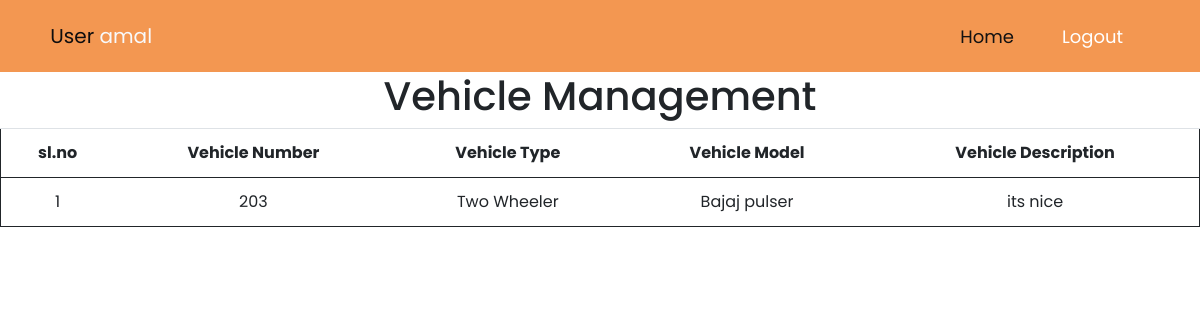
The app's page /userhome/ (signed in), older data.
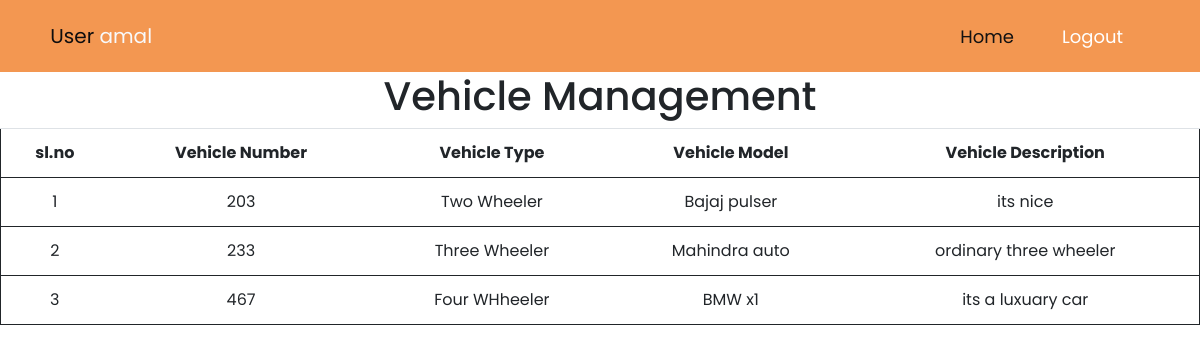
The same page, newer data.
### app/models.py (models this page shows, shortened)
class Vehicle_registeration(models.Model):
    vehicle_number=models.CharField(max_length=100,null=True)
    vehicle_type=models.CharField(max_length=100,null=True)
    vehicle_model=models.CharField(max_length=100,null=True)
    vehicle_description=models.CharField(max_length=100,null=True)
    user=models.ForeignKey(User,on_delete=models.CASCADE)

### app/views.py (the view)
# urls.py: path('userhome/',views.userhome,name='userhome'),
def userhome(request):
    if 'pid' in request.session:
        pk=request.session['pid']
        username=user_registration.objects.get(id=pk)
        std=Vehicle_registeration.objects.all()
        return render(request,'user_home.html',{'std':std,'user':username})
    return redirect('user_logout')

### app/templates/user_home.html
{% extends 'user_base.html' %}
{% block body %}
<table  class="table text-center  " style="border: 1px solid;">
  <h1 class="text-center ">Vehicle Management</h1>
  <tr>
      <th>sl.no</th>
      <th>Vehicle Number</th>
      <th>Vehicle Type</th>
      <th>Vehicle Model</th>
      <th>Vehicle Description</th>
  </tr>
  {% for p in std %}
 <tr>
      <td>{{forloop.counter}}</td>
      <td>{{p.vehicle_number}}</td>
      <td>{{p.vehicle_type}}</td>
      <td>{{p.vehicle_model}}</td>
      <td>{{p.vehicle_description}}</td>
  </tr>
  {% endfor %}
</table>
{% endblock %}

Row changes from the older to the newer data that the page shows:
added Vehicle_registeration: vehicle_number "233", vehicle_type "Three Wheeler", vehicle_model "Mahindra auto", vehicle_description "ordinary three wheeler"
added Vehicle_registeration: vehicle_number "467", vehicle_type "Four WHheeler", vehicle_model "BMW x1", vehicle_description "its a luxuary car"
